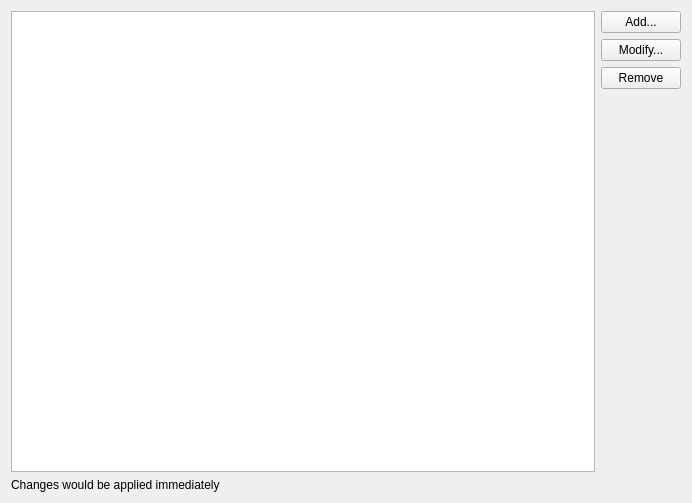
<?xml version="1.0" encoding="UTF-8"?>
<ui version="4.0">
 <class>Settings</class>
 <widget class="QWidget" name="Settings">
  <property name="geometry">
   <rect>
    <x>0</x>
    <y>0</y>
    <width>692</width>
    <height>503</height>
   </rect>
  </property>
  <layout class="QVBoxLayout" name="verticalLayout_2">
   <item>
    <layout class="QHBoxLayout" name="horizontalLayout">
     <item>
      <widget class="QTreeView" name="Items_"/>
     </item>
     <item>
      <layout class="QVBoxLayout" name="verticalLayout">
       <item>
        <widget class="QPushButton" name="Add_">
         <property name="text">
          <string>Add...</string>
         </property>
         <property name="icon">
          <iconset theme="list-add"/>
         </property>
        </widget>
       </item>
       <item>
        <widget class="QPushButton" name="Modify_">
         <property name="text">
          <string>Modify...</string>
         </property>
         <property name="icon">
          <iconset theme="edit-rename"/>
         </property>
        </widget>
       </item>
       <item>
        <widget class="QPushButton" name="Remove_">
         <property name="text">
          <string>Remove</string>
         </property>
         <property name="icon">
          <iconset theme="list-remove"/>
         </property>
        </widget>
       </item>
       <item>
        <spacer name="verticalSpacer">
         <property name="orientation">
          <enum>Qt::Vertical</enum>
         </property>
         <property name="sizeHint" stdset="0">
          <size>
           <width>20</width>
           <height>40</height>
          </size>
         </property>
        </spacer>
       </item>
      </layout>
     </item>
    </layout>
   </item>
   <item>
    <widget class="QLabel" name="label">
     <property name="text">
      <string>Changes would be applied immediately</string>
     </property>
    </widget>
   </item>
  </layout>
 </widget>
 <resources/>
 <connections/>
</ui>
